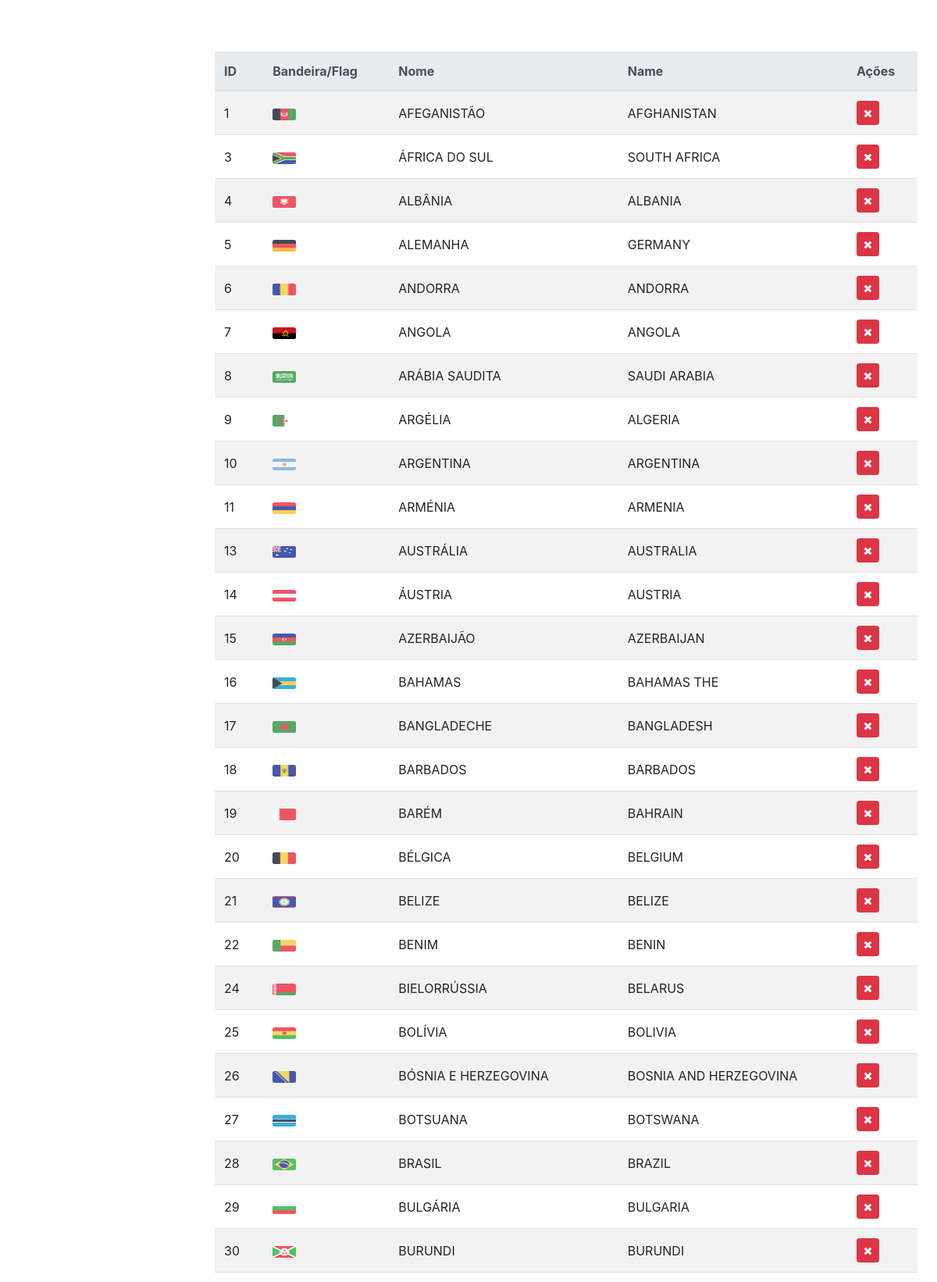
The page /index.php/pais (upper part) on the database its author committed.
### tables this page shows
CREATE TABLE IF NOT EXISTS `pais` (
  `id` INT NOT NULL AUTO_INCREMENT,
  `nome` VARCHAR(45) NOT NULL,
  `name` VARCHAR(45) NOT NULL,
  `flag` VARCHAR(45) NOT NULL,
   PRIMARY KEY (`id`));

### application/controllers/Pais.php (called while the page is built, shortened)
<?php
class Pais extends CI_Controller {
	public function index()
	{
		$variaveis['paises'] = $this->m_paises->get_paises();
		$variaveis['conteudo'] = $this->load->view('pais/v_pais', $variaveis,true);
		$this->load->view('template/template', $variaveis);
	}
}

### index.php (called while the page is built, shortened)
<?php
require_once BASEPATH.'core/CodeIgniter.php';

### application/models/M_paises.php (called while the page is built, shortened)
<?php
class M_paises extends CI_Model {
	public function get_paises($id = null){
		$this->db->order_by("nome");
		return $this->db->get('pais');
	}
}

### application/views/pais/v_pais.php (the view, shortened to what this page needs)
<div class="tab-equipe" style="padding:10px;">
<div class="col-md-12">
	<div class="row">
	<?php	if ($paises->num_rows() > 0){ ?>
				<table class="table table-striped">
						<thead class="thead-light" style="text-light">
						<tr>
							<th>ID</th>
							<th>Bandeira/Flag</th>
							<th>Nome</th>
							<th>Name</th>
							<th width="10%" colspan="3">Ações</th>
						</tr>
					</thead>
					<tbody>
					<?php foreach($paises -> result() as $pais){  ?>
							<tr>
								<td class="td_row"><?php echo $pais->id;?></td>
								<td class="td_row"><img src="<?php echo site_url().'assets/img/bandeiras/'.$pais->flag.'.png';?>" width="30" height="15"></td>
								<td class="td_row"><?php echo $pais->nome;?></td>
								<td class="td_row"><?php echo $pais->name;?></td>
								<td class="td_row"><a href="#" class="confirma_exclusao btn btn-danger btn-sm" data-id="<?php echo $pais->id;?>" data-nome="<?php echo $pais->nome;?>" /><i class="fa fa-times" aria-hidden="true"></i></a></td>
							</tr>
					<?php
					}
					?>
					</tbody>
				</table>
		<?php
		} else{	?>
			<h4 class="text-light">Nenhum registro cadastrado.</h4>
		<?php
		} ?>
	</div>
</div>
</div>

### assets/css/sb-admin.css (style rules this page uses)
html { position: relative; min-height: 100%; }
body { overflow-x: hidden; }
body.fixed-nav { padding-top: 56px; }

### assets/css/style.css (style rules this page uses)
.row { margin-left:0px; margin-right:0px; }
.td_row { vertical-align: middle !important; }

### rows shown on the page
pais: id "1", flag (picture), nome "AFEGANISTÃO", name "AFGHANISTAN"
pais: id "3", flag (picture), nome "ÁFRICA DO SUL", name "SOUTH AFRICA"
pais: id "4", flag (picture), nome "ALBÂNIA", name "ALBANIA"
pais: id "5", flag (picture), nome "ALEMANHA", name "GERMANY"
pais: id "6", flag (picture), nome "ANDORRA", name "ANDORRA"
pais: id "7", flag (picture), nome "ANGOLA", name "ANGOLA"
pais: id "8", flag (picture), nome "ARÁBIA SAUDITA", name "SAUDI ARABIA"
pais: id "9", flag (picture), nome "ARGÉLIA", name "ALGERIA"
pais: id "10", flag (picture), nome "ARGENTINA", name "ARGENTINA"
pais: id "11", flag (picture), nome "ARMÉNIA", name "ARMENIA"
pais: id "13", flag (picture), nome "AUSTRÁLIA", name "AUSTRALIA"
pais: id "14", flag (picture), nome "ÁUSTRIA", name "AUSTRIA"
pais: id "15", flag (picture), nome "AZERBAIJÃO", name "AZERBAIJAN"
pais: id "16", flag (picture), nome "BAHAMAS", name "BAHAMAS THE"
pais: id "17", flag (picture), nome "BANGLADECHE", name "BANGLADESH"
pais: id "18", flag (picture), nome "BARBADOS", name "BARBADOS"
pais: id "19", flag (picture), nome "BARÉM", name "BAHRAIN"
pais: id "20", flag (picture), nome "BÉLGICA", name "BELGIUM"
pais: id "21", flag (picture), nome "BELIZE", name "BELIZE"
pais: id "22", flag (picture), nome "BENIM", name "BENIN"
pais: id "24", flag (picture), nome "BIELORRÚSSIA", name "BELARUS"
pais: id "25", flag (picture), nome "BOLÍVIA", name "BOLIVIA"
pais: id "26", flag (picture), nome "BÓSNIA E HERZEGOVINA", name "BOSNIA AND HERZEGOVINA"
pais: id "27", flag (picture), nome "BOTSUANA", name "BOTSWANA"
pais: id "28", flag (picture), nome "BRASIL", name "BRAZIL"
pais: id "29", flag (picture), nome "BULGÁRIA", name "BULGARIA"
pais: id "30", flag (picture), nome "BURUNDI", name "BURUNDI"
